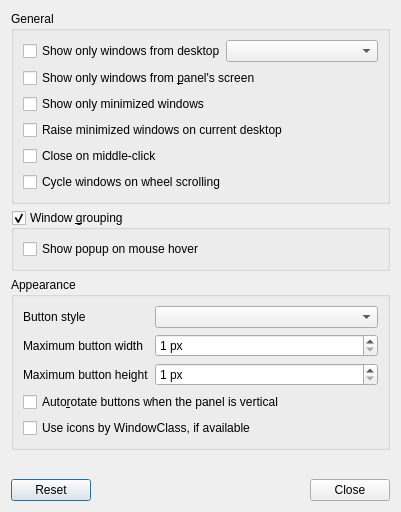
<?xml version="1.0" encoding="UTF-8"?>
<ui version="4.0">
 <class>UKUITaskbarConfiguration</class>
 <widget class="QDialog" name="UKUITaskbarConfiguration">
  <property name="geometry">
   <rect>
    <x>0</x>
    <y>0</y>
    <width>401</width>
    <height>512</height>
   </rect>
  </property>
  <property name="windowTitle">
   <string>Task Manager Settings</string>
  </property>
  <layout class="QVBoxLayout" name="verticalLayout">
   <item>
    <widget class="QGroupBox" name="WLContentGB">
     <property name="title">
      <string>General</string>
     </property>
     <layout class="QVBoxLayout" name="verticalLayout_2">
      <item>
       <layout class="QHBoxLayout" name="horizontalLayout">
        <property name="spacing">
         <number>0</number>
        </property>
        <property name="leftMargin">
         <number>0</number>
        </property>
        <property name="topMargin">
         <number>0</number>
        </property>
        <property name="rightMargin">
         <number>0</number>
        </property>
        <property name="bottomMargin">
         <number>0</number>
        </property>
        <item>
         <widget class="QCheckBox" name="limitByDesktopCB">
          <property name="text">
           <string>Show only windows from desktop</string>
          </property>
         </widget>
        </item>
        <item>
         <widget class="QComboBox" name="showDesktopNumCB"/>
        </item>
       </layout>
      </item>
      <item>
       <widget class="QCheckBox" name="limitByScreenCB">
        <property name="text">
         <string>Show only windows from &amp;panel's screen</string>
        </property>
       </widget>
      </item>
      <item>
       <widget class="QCheckBox" name="limitByMinimizedCB">
        <property name="text">
         <string>Show only minimized windows</string>
        </property>
       </widget>
      </item>
      <item>
       <widget class="QCheckBox" name="raiseOnCurrentDesktopCB">
        <property name="text">
         <string>Raise minimized windows on current desktop</string>
        </property>
       </widget>
      </item>
      <item>
       <widget class="QCheckBox" name="middleClickCB">
        <property name="text">
         <string>Close on middle-click</string>
        </property>
       </widget>
      </item>
      <item>
       <widget class="QCheckBox" name="cycleOnWheelScroll">
        <property name="text">
         <string>Cycle windows on wheel scrolling</string>
        </property>
       </widget>
      </item>
     </layout>
    </widget>
   </item>
   <item>
    <widget class="QGroupBox" name="groupingGB">
     <property name="title">
      <string>Window &amp;grouping</string>
     </property>
     <property name="checkable">
      <bool>true</bool>
     </property>
     <layout class="QVBoxLayout" name="verticalLayout_3">
      <item>
       <widget class="QCheckBox" name="showGroupOnHoverCB">
        <property name="text">
         <string>Show popup on mouse hover</string>
        </property>
       </widget>
      </item>
     </layout>
    </widget>
   </item>
   <item>
    <widget class="QGroupBox" name="WLApperanceGB">
     <property name="title">
      <string>Appearance</string>
     </property>
     <layout class="QFormLayout" name="formLayout">
      <property name="fieldGrowthPolicy">
       <enum>QFormLayout::AllNonFixedFieldsGrow</enum>
      </property>
      <item row="0" column="0">
       <widget class="QLabel" name="buttonStyleL">
        <property name="text">
         <string>Button style</string>
        </property>
       </widget>
      </item>
      <item row="0" column="1">
       <widget class="QComboBox" name="buttonStyleCB"/>
      </item>
      <item row="1" column="0">
       <widget class="QLabel" name="buttonWidthL">
        <property name="text">
         <string>Maximum button width</string>
        </property>
       </widget>
      </item>
      <item row="1" column="1">
       <widget class="QSpinBox" name="buttonWidthSB">
        <property name="sizePolicy">
         <sizepolicy hsizetype="Preferred" vsizetype="Fixed">
          <horstretch>0</horstretch>
          <verstretch>0</verstretch>
         </sizepolicy>
        </property>
        <property name="suffix">
         <string> px</string>
        </property>
        <property name="minimum">
         <number>1</number>
        </property>
        <property name="maximum">
         <number>2147483647</number>
        </property>
       </widget>
      </item>
      <item row="2" column="0">
       <widget class="QLabel" name="buttonHeightL">
        <property name="text">
         <string>Maximum button height</string>
        </property>
       </widget>
      </item>
      <item row="2" column="1">
       <widget class="QSpinBox" name="buttonHeightSB">
        <property name="sizePolicy">
         <sizepolicy hsizetype="Preferred" vsizetype="Fixed">
          <horstretch>0</horstretch>
          <verstretch>0</verstretch>
         </sizepolicy>
        </property>
        <property name="suffix">
         <string> px</string>
        </property>
        <property name="minimum">
         <number>1</number>
        </property>
        <property name="maximum">
         <number>500</number>
        </property>
       </widget>
      </item>
      <item row="3" column="0" colspan="2">
       <widget class="QCheckBox" name="autoRotateCB">
        <property name="text">
         <string>Auto&amp;rotate buttons when the panel is vertical</string>
        </property>
       </widget>
      </item>
      <item row="4" column="0" colspan="2">
       <widget class="QCheckBox" name="iconByClassCB">
        <property name="text">
         <string>Use icons by WindowClass, if available</string>
        </property>
       </widget>
      </item>
     </layout>
    </widget>
   </item>
   <item>
    <spacer name="verticalSpacer">
     <property name="orientation">
      <enum>Qt::Vertical</enum>
     </property>
     <property name="sizeHint" stdset="0">
      <size>
       <width>20</width>
       <height>40</height>
      </size>
     </property>
    </spacer>
   </item>
   <item>
    <widget class="QDialogButtonBox" name="buttons">
     <property name="orientation">
      <enum>Qt::Horizontal</enum>
     </property>
     <property name="standardButtons">
      <set>QDialogButtonBox::Close|QDialogButtonBox::Reset</set>
     </property>
    </widget>
   </item>
  </layout>
 </widget>
 <resources/>
 <connections>
  <connection>
   <sender>buttons</sender>
   <signal>accepted()</signal>
   <receiver>UKUITaskbarConfiguration</receiver>
   <slot>accept()</slot>
   <hints>
    <hint type="sourcelabel">
     <x>262</x>
     <y>496</y>
    </hint>
    <hint type="destinationlabel">
     <x>157</x>
     <y>274</y>
    </hint>
   </hints>
  </connection>
  <connection>
   <sender>buttons</sender>
   <signal>rejected()</signal>
   <receiver>UKUITaskbarConfiguration</receiver>
   <slot>reject()</slot>
   <hints>
    <hint type="sourcelabel">
     <x>330</x>
     <y>496</y>
    </hint>
    <hint type="destinationlabel">
     <x>286</x>
     <y>274</y>
    </hint>
   </hints>
  </connection>
 </connections>
</ui>
